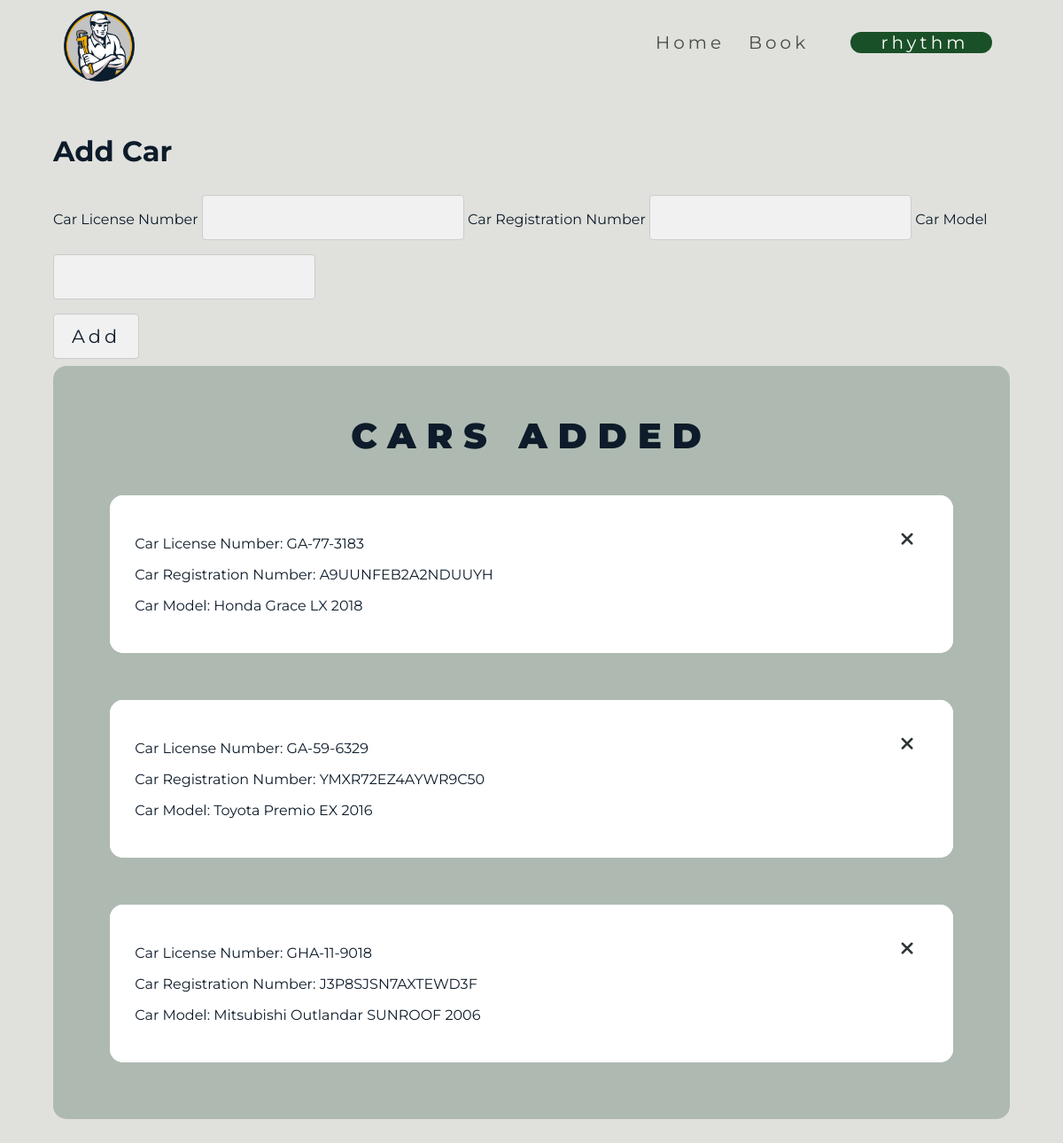
The app's page /user/cars.php (signed in) with its own data.
### tables this page shows
CREATE TABLE `cars` (
  `id` int(6) UNSIGNED NOT NULL,
  `car_license` varchar(50) NOT NULL,
  `car_registration` varchar(50) NOT NULL,
  `car_model` varchar(50) NOT NULL,
  `user_id` int(6) NOT NULL
);

### user/cars.php (the view, shortened to what this page needs)
<!DOCTYPE html>
<html lang="en">
<head>
    <link rel="stylesheet" href="../css/styles.css">
</head>
<body>
    <?php
        include '../components/menu.php';
    ?>
    <?php
        $id = $_SESSION['id'];
    ?>
    <div class="wrapper">
        <div class="add-car">
            <h1>Add Car</h1>
            <form action="../components/cars-add.php" method="post">
                <div class="add-car-info">
                    <label for="car_license">Car License Number</label>
                    <input type="text" name="car_license" value="">
                    <label for="car_registration">Car Registration Number</label>
                    <input type="number" name="car_registration" value="">
                    <label for="car_model">Car Model</label>
                    <input type="text" name="car_model" value="">
                </div>
                <div class="add-car-submit">
                    <input type="submit" value="Add" name="add" class="button">
                </div>
            </form>
            <div class="car-list">
                <h2>Cars Added</h2>
                <?php
                    $query = "SELECT * FROM cars WHERE user_id = $id";
                    $result = mysqli_query($conn, $query);
                    while($car = mysqli_fetch_assoc($result)){
                        echo '<div class="car-item">
                                <div class="car-info">
                                <div class="car-delete">
                                <a href="../components/cars-delete.php?id='.$car['id'].'">
                                <i class="fas fa-times"></i>
                                </a>
                            </div>
                                    <p>Car License Number: '.$car['car_license'].'</p>
                                    <p>Car Registration Number: '.$car['car_registration'].'</p>
                                    <p>Car Model: '.$car['car_model'].'</p>
                                </div>
                            </div>';
                    }
                ?>
    </div>
    <div class="spacing"></div>
    </body>
</html>

### css/styles.css (style rules this page uses)
* { scroll-behavior:smooth }
body { margin:0; padding:0; box-sizing:border-box; font-family:Montserrat,sans-serif; color:#0d1b2a; background-color:#e0e1dd }
a { text-decoration:none; color:#2d3436 }
input { box-sizing: border-box; padding: 12px 20px; margin: 8px 0; display: inline-block; border: 1px solid #ccc; border-radius: 4px; box-sizing: border-box; font-family: 'Montserrat', sans-serif; color: #0d1b2a; font-size: 1.3rem; letter-spacing: .25rem; background-color: #f1f1f1; outline: none; transition: .4s; }
.wrapper { width:90%; margin:0 auto }
.spacing { display:block; clear:both; height:5rem }
.car-list { display:block; clear:both; background-color:#aebab1; padding: 1%; border-radius: 15px; }
.car-list h2 { font-size:2.5rem; letter-spacing:.75rem; font-weight:900; font-family: 'Montserrat', sans-serif; text-transform: uppercase; color:#0d1b2a; text-align: center; padding: 10px; }
.car-item { display:block; clear:both; background-color:#ffffff; margin-bottom: 5%; margin-left: 5%; margin-right: 5%; border-radius:15px; }
.car-info { display:block; clear:both; background-color:#ffffff; padding: 3%; margin-bottom: 5%; border-radius:15px; }
.car-item .car-delete { float:right; font-size:1.3rem; margin-top:.5rem; margin-right:1rem; cursor:pointer; }

### records on screen
cars: car_license "GA-77-3183", car_registration "A9UUNFEB2A2NDUUYH", car_model "Honda Grace LX 2018"
cars: car_license "GA-59-6329", car_registration "YMXR72EZ4AYWR9C50", car_model "Toyota Premio EX 2016"
cars: car_license "GHA-11-9018", car_registration "J3P8SJSN7AXTEWD3F", car_model "Mitsubishi Outlandar SUNROOF 2006"

### other values on screen
$_SESSION['username'] "rhythm"
